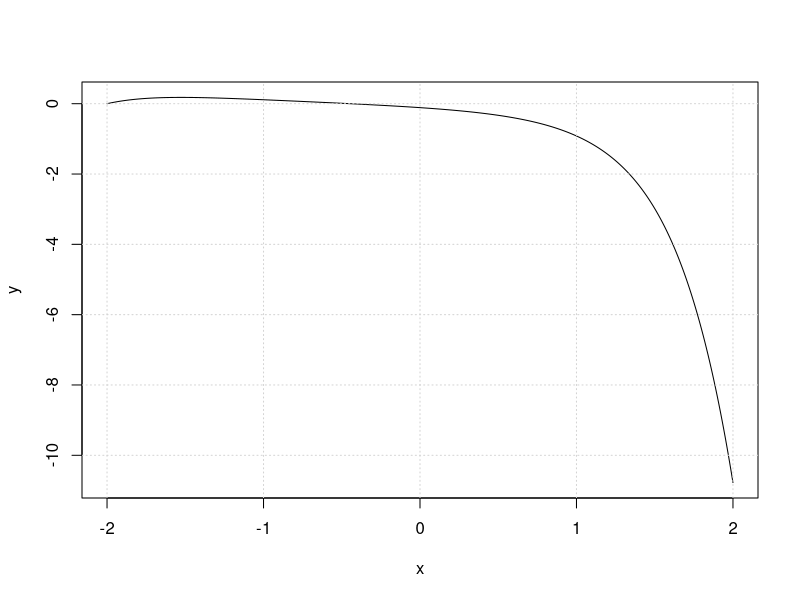
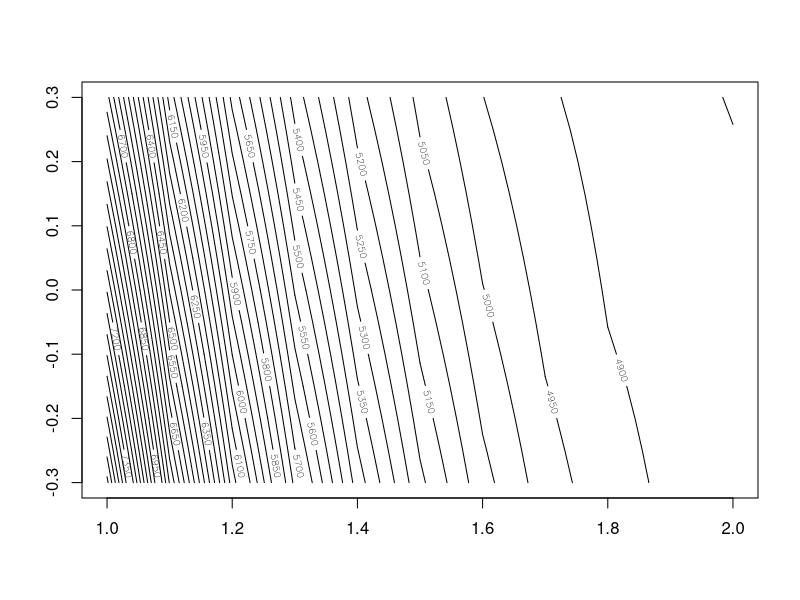
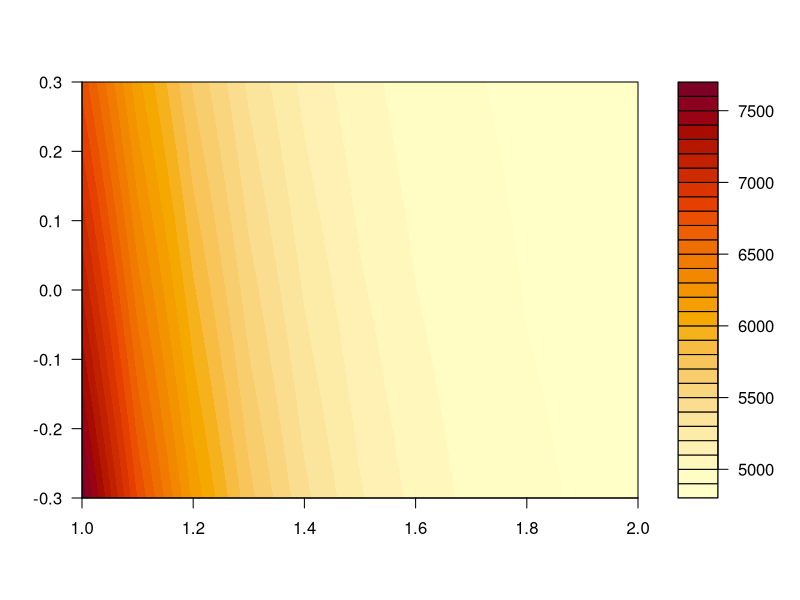
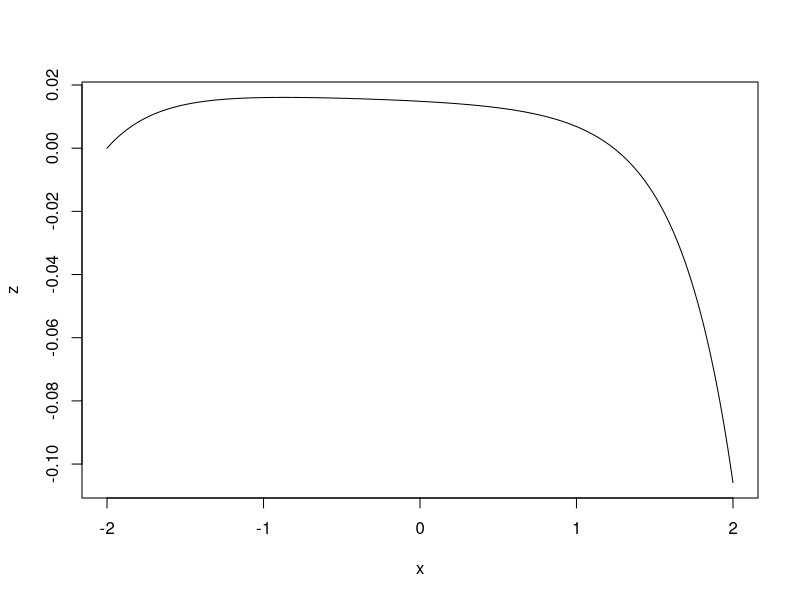
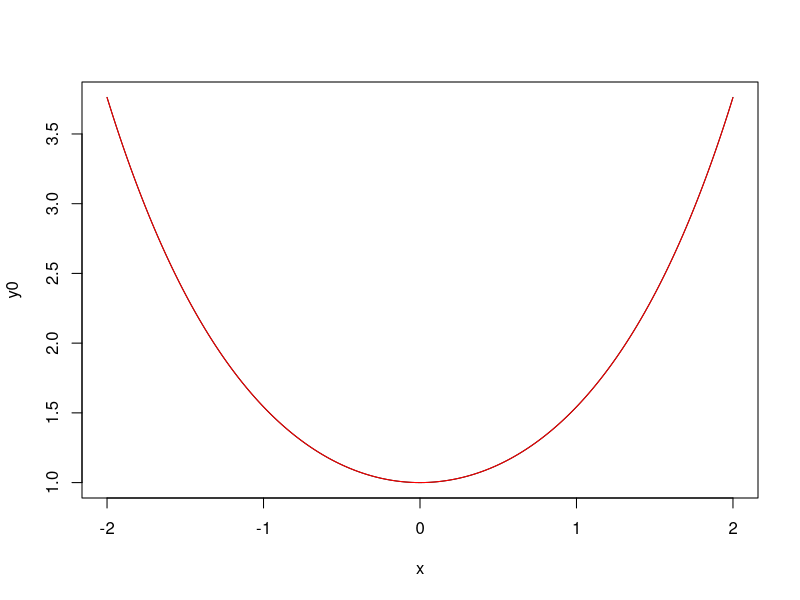
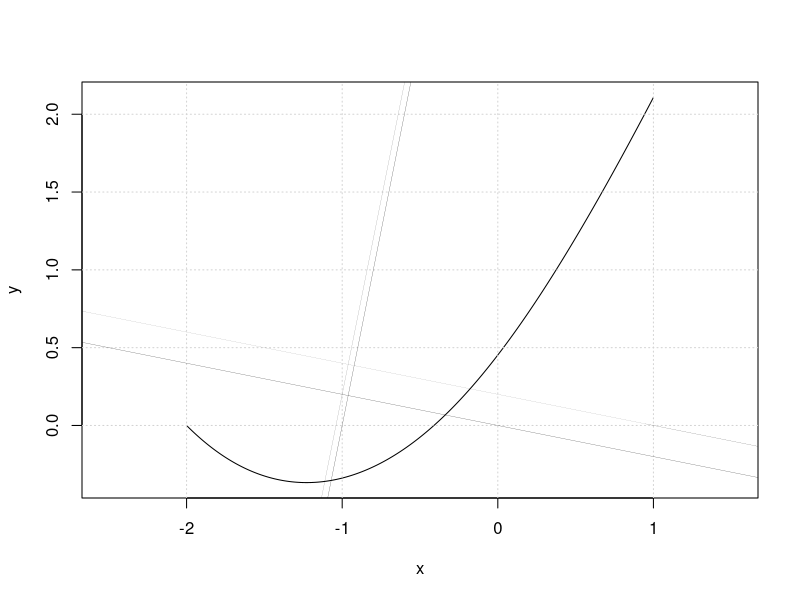

Source code (R) for these figures, in order:
## ---- chunk 1
knitr::opts_chunk$set(echo = TRUE)
## ---- chunk 2
library("deSolve") 
sech <- function(x){1/cosh(x)}
Lorenz <- function(t, state, parameters) {
    with(as.list(c(state, parameters)), {
        dZ <- Zdash
        ss <- sech(t)^2

        phi <- t+33
        phi_y  <- 0
        phi_x <- 1
        numerator <- (
            -phi_x + phi_y*(cosh(t) - sinh(t)*tanh(t))
            -(Z + phi)*ss
            -Zdash * tanh(t) * (1-3*lambda/cosh(t)^3 - 2*ss)
        )

        denominator <-  ss + lambda/cosh(t)^3
        dZdash <- numerator/denominator
        dextra_length <- Zdash*tanh(t)
        dextra_length2 <- -Z*sech(t)^2
        list(c(dZ, dZdash, dextra_length, dextra_length2))
    })
}

parameters <- c(lambda = 102.74)
state      <- c(Z = 0, Zdash = 1, extra_length=0, extra_length2=0)  # initial conditions
times      <- seq(-2, 2, by = 0.01)

out <- ode(y = state, times = times, func = Lorenz, parms = parameters)
## ---- chunk 3
head(out)
tail(out)
x <- out[,1]
y <- out[,2]
plot(x,y,type='l')
grid()
## ---- chunk 4
f <- function(unknown, give=FALSE){
    lambda        <- unknown[1]
    Zdash_initial <- unknown[2]
    times <- seq(from = -2, to = 2, by = 1)
    parameters <- c(lambda = lambda)
    state <-  # initial conditions
        c(Z = 0, Zdash = Zdash_initial, extra_length=0, extra_length2=0) 
    out <- ode(y = state, times = times, func = Lorenz, parms = parameters)
    final_disp <- out[5,2]
    extra_length <- out[5,4]
    badness <- final_disp^2 + extra_length^2
    if(give){
        return(out)
    } else {
        return(badness)
    } 
}
## ---- chunk 5
f(c(5,-0.035))
f(c(5,-0.030))
f(c(5,-0.025))
f(c(5,-0.020))
f(c(5,-0.015))
## ---- chunk 6
jj <- optim(c(0,0),f)
jj

## ---- chunk 7
v1 <- seq(from = 1, to = 2, by = 0.1)
v2 <- seq(from = -0.3, to = 0.3, by = 0.05)
M <- as.matrix(expand.grid(v1,v2))
head(M)
bad <- sapply(seq_len(nrow(M)),function(i){f(unname(M[i,]))})
## ---- chunk 8
contour(v1,v2,matrix(bad,length(v1),length(v2)),nlevels=40)
filled.contour(v1,v2,matrix(bad,length(v1),length(v2)))
## ---- chunk 9
jj$par
parameters <- c(lambda = jj$par[1])
state      <- c(Z = 0, Zdash = jj$par[2], extra_length=0, extra_length2=0)  # initial conditions
times      <- seq(-2, 2, by = 0.01)

out <- ode(y = state, times = times, func = Lorenz, parms = parameters)
head(out)
tail(out)
x  <- out[,1]
z <- out[,2]
y0 <- cosh(x)

plot(x, z,type="l")
plot(x, y0,type="l")
points(x, y0+z/100,type="l",col="red")
## ---- chunk 10
cat <- function(t, state, parameters) {
    with(as.list(c(state, parameters)), {
        dZ <- Zdash
        numerator <- (1+Zdash^2) * (1-a*Zdash^2)
        denominator <-  Z + a*t + lambda
        dZdash <- numerator/denominator
        list(c(dZ, dZdash))
    })
}

parameters <- c(lambda = 1.5, a = 0.2)
state      <- c(Z = 0, Zdash = -1)  # initial conditions
times      <- seq(-2, 1, by = 0.01)

out <- ode(y = state, times = times, func = cat, parms = parameters)
## ---- chunk 11
head(out)
tail(out)
x <- out[,1]
y <- out[,2]
plot(x,y,asp=1,type='l')
grid()
abline(5.0,1/0.2,lwd=0.2)
abline(5.2,1/0.2,lwd=0.1)
abline(0.0,-0.2,lwd=0.2)
abline(0.2,-0.2,lwd=0.1)
